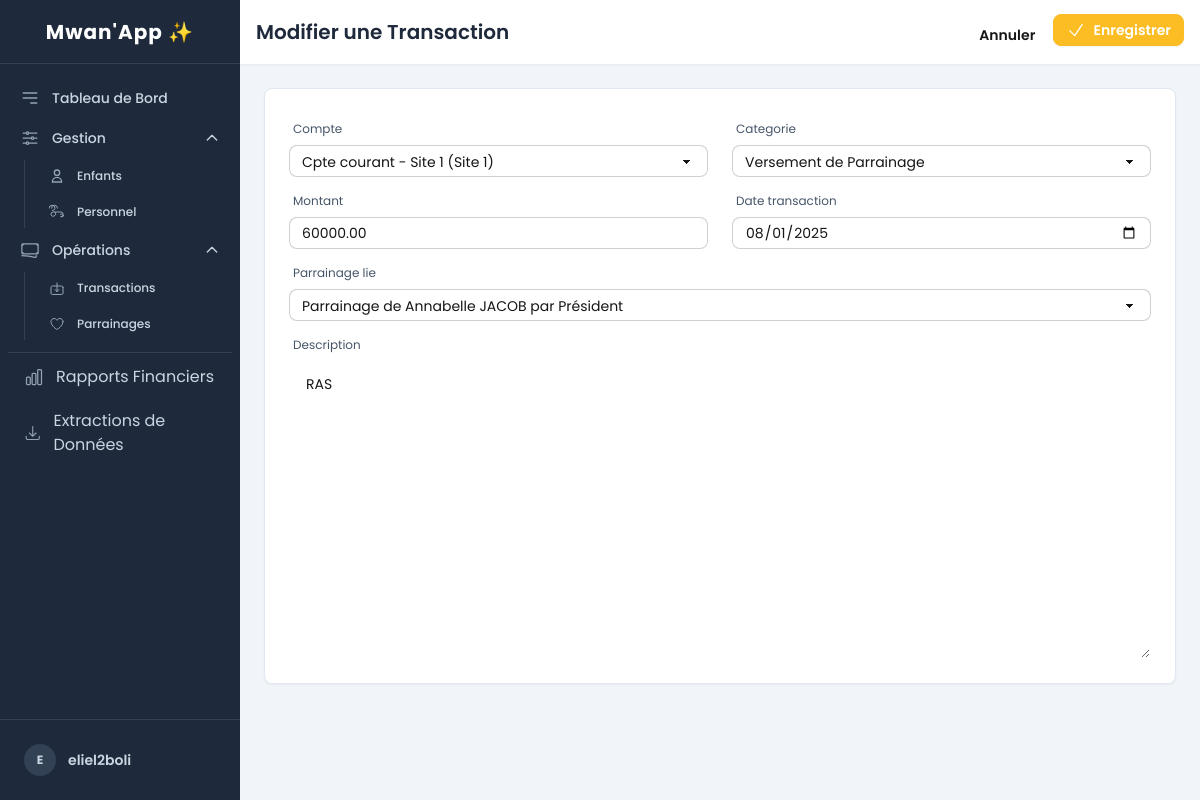
The page /finances/transactions/2/modifier/ (signed in) on the database its author committed.
### utilisateurs/models.py (models this page shows)
class CustomUser(AbstractUser):
    ROLE_CHOICES = (
        ('Directeur', 'Directeur'),
        ('Comptable', 'Comptable'),
        ('Soignant', 'Soignant'),
        ('Gestionnaire', 'Gestionnaire'),
        ('Bénévole', 'Bénévole'),
        ('Secrétaire', 'Secrétaire'),
        ('RH', 'RH'),
    )
    role = models.CharField(max_length=20, choices=ROLE_CHOICES)
    sites = models.ManyToManyField(
        SiteOrphelinat,
        blank=True,
        verbose_name="Sites autorisés",
        help_text="Les sites auxquels cet utilisateur a accès. Laisser vide pour donner accès à tous les sites (pour les rôles globaux)."
    )
    is_comptable_central = models.BooleanField(
        "Comptable Central",
        default=False,
        help_text="Cochez cette case si l'utilisateur doit avoir accès aux finances de tous les sites."
    )

### gestion_financiere/models.py (models this page shows, shortened)
class Transaction(models.Model):
    TYPE_CHOICES = [
        ('entree', 'Entrée'),
        ('sortie', 'Sortie'),
    ]
    CATEGORIE_ENTREE_CHOICES = [
        ('Don', 'Don'),
        ('Parrainage', 'Versement de Parrainage'),
        ('Subvention', 'Subvention'),
        ('Autre', 'Autre Entrée'),
    ]
    CATEGORIE_SORTIE_CHOICES = [
        ('Nourriture', 'Nourriture'),
        ('Loyer', 'Loyer'),
        ('Salaires', 'Salaires'),
        ('Santé', 'Santé'),
        ('Scolarité', 'Scolarité'),
        ('Entretien', 'Entretien & Fournitures'),
        ('Autre', 'Autre Dépense'),
    ]
    compte = models.ForeignKey(CompteFinancier, on_delete=models.PROTECT, related_name='transactions')
    type_transaction = models.CharField(max_length=10, choices=TYPE_CHOICES)
    categorie = models.CharField(max_length=50) # Les choix seront gérés dans le formulaire
    montant = models.DecimalField(max_digits=10, decimal_places=2)
    date_transaction = models.DateField()
    description = models.TextField()
    parrainage_lie = models.ForeignKey(Parrainage, on_delete=models.SET_NULL, null=True, blank=True, related_name='transactions')
    is_active = models.BooleanField(default=True)
    cree_par = models.ForeignKey(settings.AUTH_USER_MODEL, on_delete=models.SET_NULL, null=True)
    class Meta:
        ordering = ['-date_transaction']

### gestion_financiere/views.py (the view, shortened to what this page needs)
# urls.py: path('transactions/<int:pk>/modifier/', TransactionUpdateView.as_view(), name='transaction_update'),
class TransactionUpdateView(LoginRequiredMixin, PermissionRequiredMixin, UpdateView):
    model = Transaction
    form_class = TransactionForm
    template_name = 'gestion_financiere/transaction_form.html'
    permission_required = 'gestion_financiere.change_transaction'
    success_url = reverse_lazy('gestion_financiere:transaction_list')
    def get_form_kwargs(self):
        kwargs = super().get_form_kwargs()
        kwargs['user'] = self.request.user
        kwargs['transaction_type'] = self.object.type_transaction
        return kwargs
    def get_context_data(self, **kwargs):
        context = super().get_context_data(**kwargs)
        context['form_title'] = "Modifier une Transaction"
        return context

### enfants_gestion/models.py (called while the page is built)
    def __str__(self):
        return f"{self.prenom} {self.nom}"

### gestion_financiere/models.py (called while the page is built)
    def __str__(self):
        return f"{self.nom} ({self.site.nom})"

    def __str__(self):
        return f"Parrainage de {self.enfant} par {self.parrain_nom}"

### templates/gestion_financiere/transaction_form.html (shortened to what this page needs)
{% extends 'base.html' %}
{% block page_title %}
    {{ form_title|default:"Nouvelle Transaction" }}
{% endblock %}
{% block page_actions %}
    <a href="{% url 'gestion_financiere:transaction_list' %}" class="btn btn-ghost btn-sm">Annuler</a>
    <button type="submit" form="transaction-form" class="btn btn-warning btn-sm text-white">
        <svg xmlns="http://www.w3.org/2000/svg" fill="none" viewBox="0 0 24 24" stroke-width="1.5" stroke="currentColor" class="w-5 h-5"><path stroke-linecap="round" stroke-linejoin="round" d="M4.5 12.75l6 6 9-13.5" /></svg>
        Enregistrer
    </button>
{% endblock %}
{% block content %}
<form method="post" id="transaction-form" class="bg-white p-6 rounded-lg shadow-sm border border-slate-200"
      x-data="{ categorie: '{{ form.categorie.value|default:'' }}' }">
    <div class="grid grid-cols-1 md:grid-cols-2 gap-x-6 gap-y-2">
        <div class="form-control w-full">
            <label for="{{ form.compte.id_for_label }}" class="label"><span class="label-text text-slate-600 text-xs">{{ form.compte.label }}</span></label>
            {{ form.compte }}
        </div>
        <div class="form-control w-full">
            <label for="{{ form.categorie.id_for_label }}" class="label"><span class="label-text text-slate-600 text-xs">{{ form.categorie.label }}</span></label>
            <select name="{{ form.categorie.name }}" id="{{ form.categorie.id_for_label }}" class="select select-bordered select-sm w-full" x-model="categorie">
                {% for value, text in form.categorie.field.choices %}
                    <option value="{{ value }}" {% if form.categorie.value|stringformat:"s" == value|stringformat:"s" %}selected{% endif %}>{{ text }}</option>
                {% endfor %}
            </select>
        </div>
        <div class="form-control w-full">
            <label for="{{ form.montant.id_for_label }}" class="label"><span class="label-text text-slate-600 text-xs">{{ form.montant.label }}</span></label>
            {{ form.montant }}
        </div>
        <div class="form-control w-full">
            <label for="{{ form.date_transaction.id_for_label }}" class="label"><span class="label-text text-slate-600 text-xs">{{ form.date_transaction.label }}</span></label>
            {{ form.date_transaction }}
        </div>
        <div x-show="categorie === 'Parrainage'" x-transition class="form-control w-full md:col-span-2">
             <label for="{{ form.parrainage_lie.id_for_label }}" class="label"><span class="label-text text-slate-600 text-xs">{{ form.parrainage_lie.label }}</span></label>
            {{ form.parrainage_lie }}
        </div>
        <div class="form-control w-full md:col-span-2">
            <label for="{{ form.description.id_for_label }}" class="label"><span class="label-text text-slate-600 text-xs">{{ form.description.label }}</span></label>
            {{ form.description }}
        </div>
    </div>
</form>
{% endblock %}

### templates/base.html (shortened to what this page needs)
{% load static %}
{% load auth_extras %}
<!DOCTYPE html>
<html lang="fr">
<head>
    <link href="{% static 'css/output.css' %}" rel="stylesheet">
</head>
<body class="bg-slate-100 font-sans antialiased" x-data="{ sidebarOpen: false }" @keydown.escape.window="sidebarOpen = false">
    <div class="flex h-screen bg-slate-100">
        <aside class="w-60 flex-shrink-0 bg-slate-800 text-white flex flex-col fixed inset-y-0 left-0 z-30 transition-transform duration-300 ease-in-out md:relative md:translate-x-0"
               :class="sidebarOpen ? 'translate-x-0' : '-translate-x-full'">
            <div class="h-16 flex items-center justify-center px-4 border-b border-slate-700">
                <h1 class="text-xl font-bold text-white tracking-wider">Mwan'App ✨</h1>
            </div>
            <nav class="flex-1 px-2 py-4 space-y-1">
                <a href="{% url 'dashboard:home' %}" class="group flex items-center px-3 py-2 text-sm font-medium text-slate-300 hover:bg-slate-700 hover:text-white rounded-lg">
                    <svg class="h-5 w-5 mr-3 text-slate-400" xmlns="http://www.w3.org/2000/svg" fill="none" viewBox="0 0 24 24" stroke="currentColor"><path stroke-linecap="round" stroke-linejoin="round" stroke-width="2" d="M4 6h16M4 12h16m-7 6h7"></path></svg>
                    Tableau de Bord
                </a>
                {% if perms.enfants_gestion.view_enfant or perms.gestion_personnel.view_employe %}
                <div x-data="{ open: true }">
                    <button @click="open = !open" class="w-full flex justify-between items-center px-3 py-2 text-sm font-medium text-slate-300 hover:bg-slate-700 hover:text-white rounded-lg group">
                        <span class="flex items-center">
                            Gestion
                        </span>
                        <svg class="h-4 w-4 transform transition-transform" :class="{'rotate-180': open}" xmlns="http://www.w3.org/2000/svg" fill="none" viewBox="0 0 24 24" stroke="currentColor"><path stroke-linecap="round" stroke-linejoin="round" stroke-width="2" d="M19 9l-7 7-7-7" /></svg>
                    </button>
                    <div x-show="open" x-transition class="mt-1 ml-4 pl-3 border-l border-slate-700 space-y-1">
                        {% if perms.enfants_gestion.view_enfant %}
                        <a href="{% url 'enfants_gestion:enfant_list' %}" class="group flex items-center px-3 py-2 text-xs font-medium text-slate-300 hover:bg-slate-700 hover:text-white rounded-lg">
                           <svg class="h-4 w-4 mr-3 text-slate-400" xmlns="http://www.w3.org/2000/svg" fill="none" viewBox="0 0 24 24" stroke="currentColor"><path stroke-linecap="round" stroke-linejoin="round" stroke-width="2" d="M16 7a4 4 0 11-8 0 4 4 0 018 0zM12 14a7 7 0 00-7 7h14a7 7 0 00-7-7z" /></svg>
                            Enfants
                        </a>
                        {% endif %}
                        {% if perms.gestion_personnel.view_employe %}
                        <a href="{% url 'gestion_personnel:employe_list' %}" class="group flex items-center px-3 py-2 text-xs font-medium text-slate-300 hover:bg-slate-700 hover:text-white rounded-lg">
                            Personnel
                        </a>
                        {% endif %}
                    </div>
                </div>
                {% endif %}
                {% if perms.gestion_financiere.view_transaction or perms.gestion_financiere.view_parrainage %}
                <div x-data="{ open: true }">
                    <button @click="open = !open" class="w-full flex justify-between items-center px-3 py-2 text-sm font-medium text-slate-300 hover:bg-slate-700 hover:text-white rounded-lg group">
                        <span class="flex items-center">
                            Opérations
                        </span>
                        <svg class="h-4 w-4 transform transition-transform" :class="{'rotate-180': open}" xmlns="http://www.w3.org/2000/svg" fill="none" viewBox="0 0 24 24" stroke="currentColor"><path stroke-linecap="round" stroke-linejoin="round" stroke-width="2" d="M19 9l-7 7-7-7" /></svg>
                    </button>
                    <div x-show="open" x-transition class="mt-1 ml-4 pl-3 border-l border-slate-700 space-y-1">
                        {% if perms.gestion_financiere.view_transaction %}
                        <a href="{% url 'gestion_financiere:transaction_list' %}" class="group flex items-center px-3 py-2 text-xs font-medium text-slate-300 hover:bg-slate-700 hover:text-white rounded-lg">
                           Transactions
                        </a>
                        {% endif %}
                        {% if perms.gestion_financiere.view_parrainage %}
                        <a href="{% url 'gestion_financiere:parrainage_list' %}" class="group flex items-center px-3 py-2 text-xs font-medium text-slate-300 hover:bg-slate-700 hover:text-white rounded-lg">
                            Parrainages
                        </a>
                        {% endif %}
                    </div>
                </div>
                {% endif %}
                <div class="pt-2"><div class="border-t border-slate-700"></div></div>
                {% if perms.gestion_financiere.view_transaction %}
                <a href="{% url 'gestion_financiere:rapport_financier' %}" class="group flex items-center px-4 py-2 text-slate-300 hover:bg-slate-700 hover:text-white rounded-lg">
                    Rapports Financiers
                </a>
                {% endif %}
                {% if perms.enfants_gestion.view_enfant %}
                <a href="{% url 'enfants_gestion:enfant_export' %}" class="group flex items-center px-4 py-2 text-slate-300 hover:bg-slate-700 hover:text-white rounded-lg">
                    Extractions de Données
                </a>
                {% endif %}
            </nav>
            <div class="relative border-t border-slate-700 p-4" x-data="{ open: false }" x-cloak>
                <button @click="open = !open" class="w-full flex items-center p-2 text-sm text-slate-300 hover:bg-slate-700 rounded-lg text-left group">
                    <span class="flex-shrink-0 w-8 h-8 rounded-full bg-slate-700 flex items-center justify-center"><span class="font-bold text-xs">{{ user.username|first|upper }}</span></span>
                    <span class="ml-3 truncate"><span class="block font-semibold">{{ user.username }}</span></span>
                </button>
            </div>
        </aside>
        <div class="flex-1 flex flex-col overflow-hidden">
            <header class="bg-white shadow-sm p-4 flex justify-between items-center h-16">
                <div>
                    <h2 class="text-xl font-semibold text-slate-800">{% block page_title %}Tableau de bord{% endblock %}</h2>
                </div>
                <div class="ml-auto flex items-center space-x-4">
                    <div class="hidden sm:block">{% block page_actions %}{% endblock %}</div>
                </div>
            </header>
            <main class="flex-1 overflow-y-auto p-6">
                {% block content %}{% endblock %}
            </main>
        </div>
    </div>
</body>
</html>

### rows shown on the page
CustomUser: username|first "E", username "eliel2boli"
Transaction: compte "Cpte courant - Site 1 (Site 1)", categorie "Versement de Parrainage", montant "60000.00", date_transaction "08/01/2025", parrainage_lie "Parrainage de Annabelle JACOB par Président", description "RAS"
